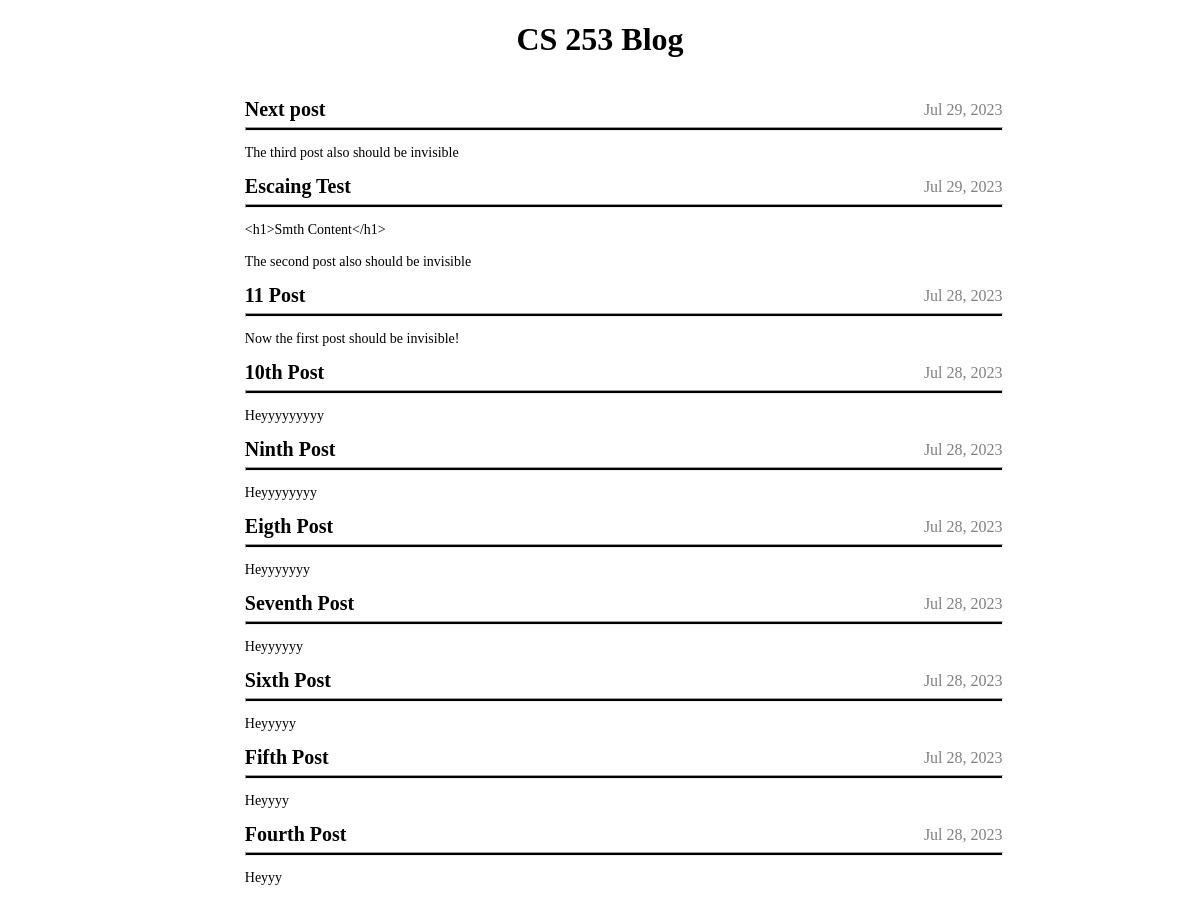
Before: /blog with the older database file.
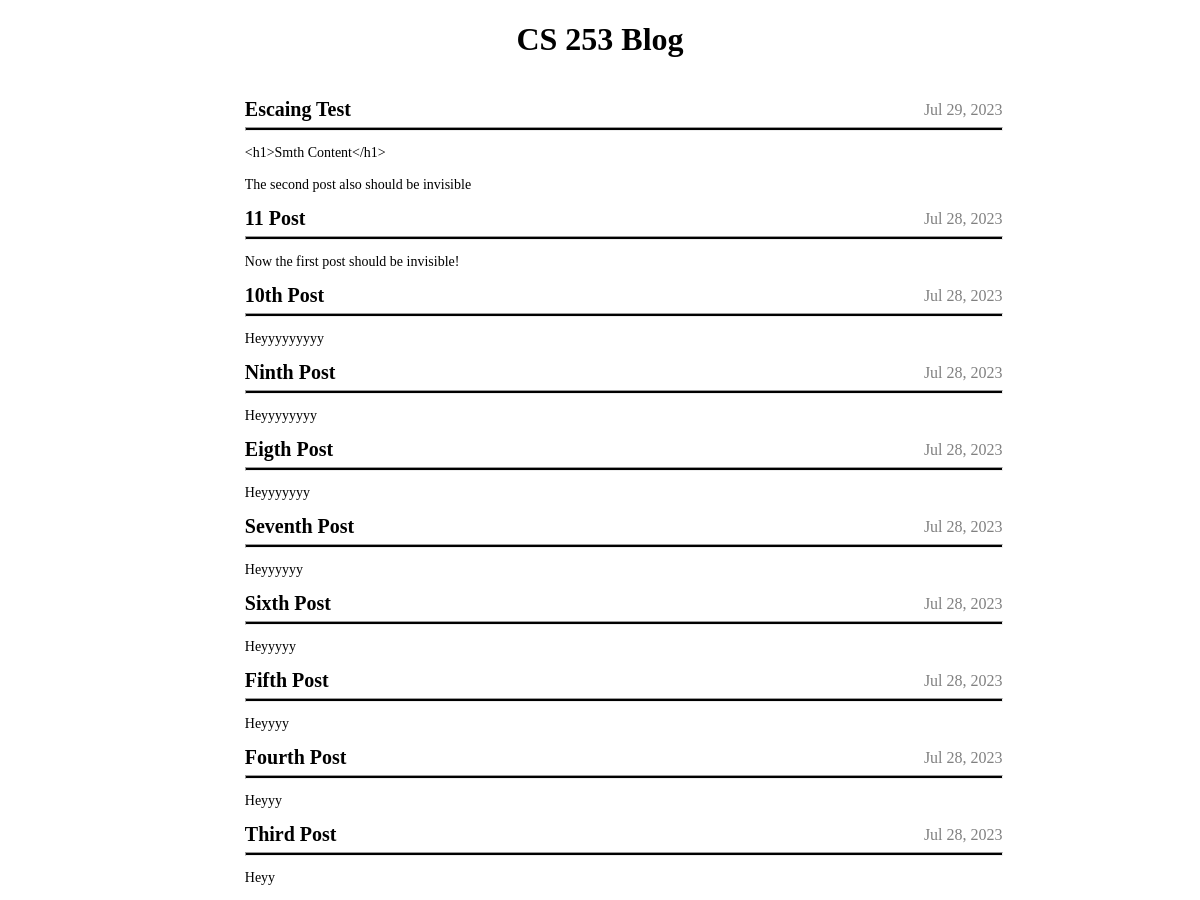
After: the same page with the newer database file.
### index.py (models this page shows)
class Post(db.Model):
    id = db.Column(db.Integer, primary_key = True)
    subject = db.Column(db.String(100), unique = True)
    content = db.Column(db.Text, unique = True)
    created = db.Column(db.DateTime, default = datetime.utcnow)

### index.py (the view)
@app.route("/blog")
def main_page():
    t = jinja_env.get_template("blog.html")
    posts = Post.query.order_by(Post.created.desc()).all()
    if len(posts) > 10:
        posts = posts[0:10]
    return t.render(posts=posts)

### templates/blog.html (shortened to what this page needs)
<!DOCTYPE html>
<html lang="en">
<head>
</head>
<body>
    <h1>CS 253 Blog</h1>
    <br>
    {% for post in posts %}
        <div class="post">
            <div class="subject">{{ post.subject }}</div>
            <div class="date">{{ post.created.date().strftime("%b %d, %Y") }}</div>
            <hr>
            <pre class="blog">{{ post.content }}</pre>
        </div>
    {% endfor %}
</body>
</html>

### templates/blog.html (style rules this page uses)
h1 { display: flex; justify-content: center; }
.subject { font-weight: bold; font-size: 20px; }
.blog { font-size: 14px; font-family: 'Times New Roman', Times, serif; }
hr { margin-right: 20%; height: 2px; background-color: black; }
.post { margin-left: 20%; }
.date { text-align: right; margin-right: 20%; margin-top: -20px; color: grey; }

Changed rows visible on the page:
removed Post: subject "Next post", created "Jul 29, 2023", content "The third post also should be invisible"
now on this page (row unchanged): Post: subject "Third Post", created "Jul 28, 2023", content "Heyy"
